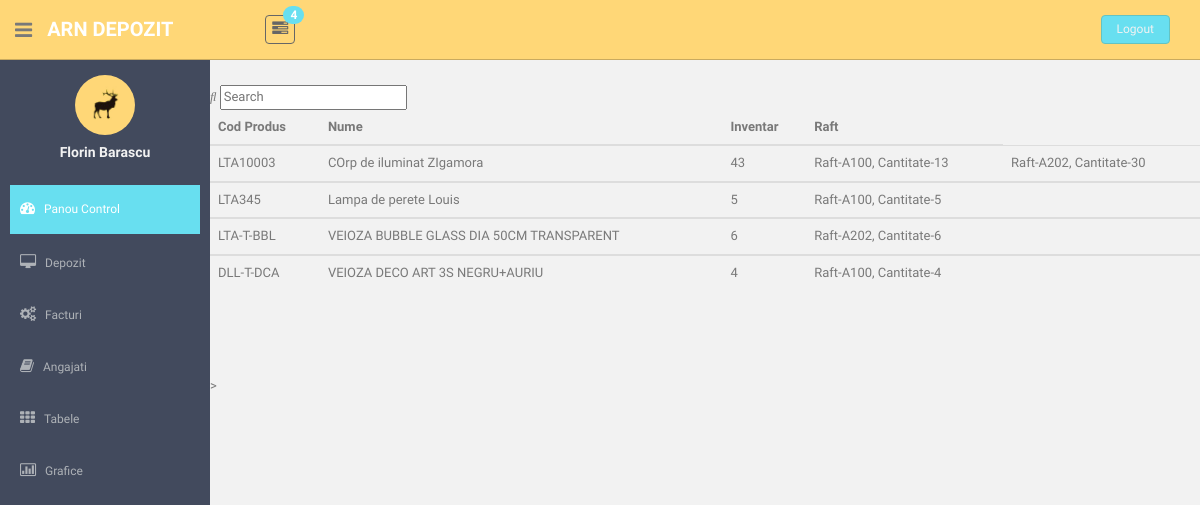
The app's page /depozit/, older data.
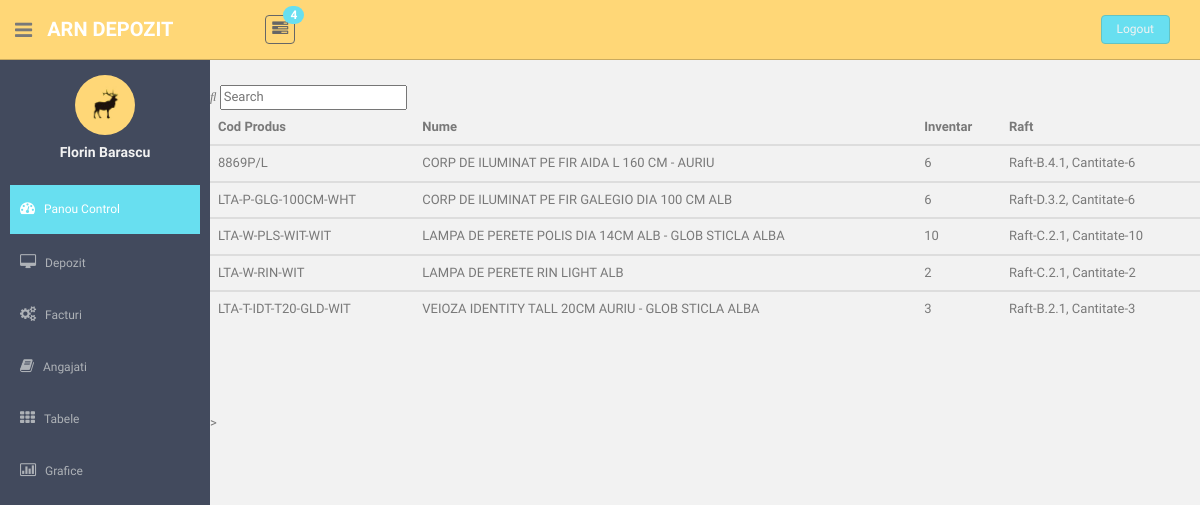
The same page, newer data.
### Produse/models.py (models this page shows, shortened)
class Produs(models.Model):
    cod_produs = models.CharField(max_length=50, primary_key=True)
    nume = models.CharField(max_length=200, blank=False)
    inaltime = models.IntegerField()
    latime = models.IntegerField()
    lungime = models.IntegerField()
    producator = models.ForeignKey(Producator, on_delete=models.DO_NOTHING)
    class Meta:
        ordering = ['nume']

### Depozit/models.py (models this page shows, shortened)
class Raft(models.Model):
    nume = models.CharField(max_length=10, blank=False)
    depozit = models.ForeignKey(Depozit, on_delete=models.CASCADE)
    class Meta:
        ordering = ['nume']

### Depozit/views.py (the view)
# urls.py: path('',DepozitDetails.as_view(), name='detalii_depozit'),
class DepozitDetails(View):
    model_class = Produs
    def get(self,request):
        url_patterns = request.GET.get('q')
        lista_produse = []
        if url_patterns:
            produse = self.model_class.objects.filter(nume__icontains=url_patterns)
            produse = self.model_class.objects.filter(cod_produs__icontains=url_patterns)
        else:
            produse = self.model_class.objects.all()
        for pr in produse:
            dict_produs = {}
            if pr.productset_set.count():
                dict_produs['cod'] = pr.cod_produs
                dict_produs['nume'] = pr.nume
                for prs in pr.productset_set.all():
                    if 'cantitate' not in dict_produs:
                        dict_produs['cantitate'] = prs.cantitate
                    else:
                        dict_produs['cantitate'] = dict_produs['cantitate'] + prs.cantitate
                    if 'raft' not in dict_produs:
                        dict_produs['raft'] = {prs.raft.nume:prs.cantitate}
                    else:
                        if prs.raft.nume not in dict_produs['raft'].keys():
                            dict_produs['raft'][prs.raft.nume] = prs.cantitate
                        else:
                            dict_produs['raft'][prs.raft.nume] = dict_produs['raft'][prs.raft.nume] + prs.cantitate
            if len(dict_produs) > 0:
                lista_produse.append(dict_produs)
        does_req_accepts_json = request.accepts("aplication/json")
        is_ajax_request = request.headers.get("x-requested_with") == "XMLHttpRequest" and does_req_accepts_json
        if is_ajax_request:
            html = render_to_string(template_name='produse_search_result.html',context={"produse":lista_produse})
            data_dict = {"html_from_view":html}
            return JsonResponse(data=data_dict,safe=False)
        return render(request,template_name='Depozit/depozit_details.html',context={"produse":lista_produse})

### Depozit/templates/Depozit/depozit_details.html (shortened to what this page needs)
{% extends parent_template|default:'Depozit/depozit_base.html' %}
{% load static %}
{% block content %}
    <section id="main-content">
        <section class="wrapper">
              <div class="row mt">
                   <div class="col-6 align-left">
                        <i id="search-icon" class="fas fa-search"></i>
                        <input id="user-input" placeholder="Search">
                   </div>
                  <div id="replaceable-content" class="col-6">
                    {% include 'produse_search_result.html' %}
                  </div>
                <div class="col-md-12 col-sm-8 mb">
                </div>
                <div class="col-md-4 mb">
                </div>
            </div>
        </section>>
    </section>>
{% endblock content %}

### Depozit/templates/Depozit/depozit_base.html
{% extends parent_template|default:'navbar_sidebar.html' %}

### templates/navbar_sidebar.html (shortened to what this page needs)
{% load static %}
<!DOCTYPE html>
<html lang="en">
  <head>
    <link href="{% static 'css/bootstrap.css' %}" rel="stylesheet">
    <link href="{% static 'font-awesome/css/font-awesome.css' %}" rel="stylesheet" />
    <link rel="stylesheet" type="text/css" href="{% static 'css/zabuto_calendar.css' %}">
    <link rel="stylesheet" type="text/css" href="{% static 'js/gritter/css/jquery.gritter.css' %}" />
    <link rel="stylesheet" type="text/css" href="{% static 'lineicons/style.css' %}">
    <link href="{% static 'css/style.css' %}" rel="stylesheet">
    <link href="{% static 'css/style-responsive.css' %}" rel="stylesheet">
  </head>
  <body>
  <section id="container" >
      <header class="header black-bg">
              <div class="sidebar-toggle-box">
                  <div class="fa fa-bars tooltips" data-placement="right" data-original-title="Toggle Navigation"></div>
              </div>
            <a href="index.html" class="logo"><b>ARN Depozit</b></a>
            <div class="nav notify-row" id="top_menu">
                <ul class="nav top-menu">
                    <li class="dropdown">
                        <a data-toggle="dropdown" class="dropdown-toggle" href="index.html#">
                            <i class="fa fa-tasks"></i>
                            <span class="badge bg-theme">4</span>
                        </a>
                    </li>
                </ul>
            </div>
            <div class="top-menu">
            	<ul class="nav pull-right top-menu">
                    <li><a class="logout" href="login.html">Logout</a></li>
            	</ul>
            </div>
        </header>
      <aside>
          <div id="sidebar"  class="nav-collapse ">
              <ul class="sidebar-menu" id="nav-accordion">
              	  <p class="centered"><a href="profile.html"><img src="{% static 'assets/img/ui-sam.jpg' %}" class="img-circle" width="60"></a></p>
              	  <h5 class="centered">Florin Barascu</h5>
                  <li class="mt">
                      <a class="active" href="{% url 'lista_produse' %}">
                          <i class="fa fa-dashboard"></i>
                          <span>Panou Control</span>
                      </a>
                  </li>
                  <li class="sub-menu">
                      <a href="{% url 'detalii_depozit' %}" >
                          <i class="fa fa-desktop"></i>
                          <span>Depozit</span>
                      </a>
                  </li>
                  <li class="sub-menu">
                      <a href="javascript:;" >
                          <i class="fa fa-cogs"></i>
                          <span>Facturi</span>
                      </a>
                  </li>
                  <li class="sub-menu">
                      <a href="javascript:;" >
                          <i class="fa fa-book"></i>
                          <span>Angajati</span>
                      </a>
                  <li class="sub-menu">
                      <a href="javascript:;" >
                          <i class="fa fa-th"></i>
                          <span>Tabele</span>
                      </a>
                  </li>
                  <li class="sub-menu">
                      <a href="javascript:;" >
                          <i class=" fa fa-bar-chart-o"></i>
                          <span>Grafice</span>
                      </a>
                  </li>
              </ul>
          </div>
      </aside>
      {% block content %}
      {% endblock content %}

### templates/produse_search_result.html
{% if produse %}
    <table class="table table-dark">
      <thead>
        <tr>
          <th scope="col">Cod Produs</th>
          <th scope="col">Nume</th>
          <th scope="col">Inventar</th>
            <th scope="col">Raft</th>
        </tr>
      </thead>
        <tbody>
            {% for produs in produse %}
            <td>{{produs.cod}}</td>
            <td>{{produs.nume}}</td>
            <td>{{produs.cantitate}}</td>
            {% for key,value in produs.raft.items %}
            <td>Raft-{{key}}, Cantitate-{{value}}</td>
            {% endfor %}
        </tbody>
        {% endfor %}
    </table>
{% endif %}

### static/css/style.css (style rules this page uses)
body { color: #797979; background: #f2f2f2; font-family: 'Ruda', sans-serif; padding: 0px !important; margin: 0px !important; font-size:13px; }
ul li { list-style: none; }
a, a:hover, a:focus { text-decoration: none; outline: none; }
#container { width: 100%; height: 100%; }
.bg-theme { background-color: #68dff0; }
.centered { text-align: center; }
.mt { margin-top: 25px; }
.mb { margin-bottom: 25px; }
ul.top-menu > li > .logout { color: #f2f2f2; font-size: 12px; border-radius: 4px; -webkit-border-radius: 4px; border: 1px solid #64c3c2 !important; padding: 5px 15px; margin-right: 15px; background: #68dff0; margin-top: 15px; }
#sidebar { width: 210px; height: 100%; position: fixed; background: #424a5d; }
#sidebar h5 { color: #f2f2f2; font-weight: 700; }
#sidebar ul li { position: relative; }
ul.sidebar-menu , ul.sidebar-menu li ul.sub { margin: -2px 0 0; padding: 0; }
ul.sidebar-menu { margin-top: 75px; }
ul.sidebar-menu li { margin-bottom: 5px; margin-left:10px; margin-right:10px; }
ul.sidebar-menu li.sub-menu { line-height: 15px; }
ul.sidebar-menu li a span { display: inline-block; }
ul.sidebar-menu li a { color: #aeb2b7; text-decoration: none; display: block; padding: 15px 0 15px 10px; font-size: 12px; outline: none; -webkit-transition: all 0.3s ease; -moz-transition: all 0.3s ease; -o-transition: all 0.3s ease; -ms-transition: all 0.3s ease; transition: all 0.3s ease; }
ul.sidebar-menu li a.active, ul.sidebar-menu li a:hover, ul.sidebar-menu li a:focus { background: #68dff0; color: #fff; display: block; -webkit-transition: all 0.3s ease; -moz-transition: all 0.3s ease; -o-transition: all 0.3s ease; -ms-transition: all 0.3s ease; transition: all 0.3s ease; }
ul.sidebar-menu li a i { font-size: 15px; padding-right: 6px; }
ul.sidebar-menu li a.active i { color: #fff; }
#main-content { margin-left: 210px; }
.header, .footer { min-height: 60px; padding: 0 15px; }
.header { position: fixed; left: 0; right: 0; z-index: 1002; }
.black-bg { background: #ffd777; border-bottom: 1px solid #c9aa5f; }
.wrapper { display: inline-block; margin-top: 60px; padding-left: 15px; padding-right: 15px; padding-bottom: 15px; padding-top: 0px; width: 100%; }
a.logo { font-size: 20px; color: #ffffff; float: left; margin-top: 15px; text-transform: uppercase; }
a.logo b { font-weight: 900; }
#top_menu .nav > li, ul.top-menu > li { float: left; }
.notify-row { float: left; margin-top: 15px; margin-left: 92px; }
ul.top-menu > li > a { color: #666666; font-size: 16px; border-radius: 4px; -webkit-border-radius: 4px; border:1px solid #666666 !important; padding: 2px 6px; margin-right: 15px; }
.notify-row .badge { position: absolute; right: -10px; top: -10px; z-index: 100; }
.sidebar-toggle-box { float: left; padding-right: 15px; margin-top: 20px; }
.sidebar-toggle-box .fa-bars { cursor: pointer; display: inline-block; font-size: 20px; }

Row changes from the older to the newer data that the page shows:
removed Produs: cod "LTA10003", nume "COrp de iluminat ZIgamora"
no longer on this page (row edited): Raft: raft "A100" "A100" "A100"
no longer on this page (row edited): Raft: raft "A202" "A202"
removed Produs: cod "LTA345", nume "Lampa de perete Louis"
removed Produs: cod "LTA-T-BBL", nume "VEIOZA BUBBLE GLASS DIA 50CM TRANSPARENT"
removed Produs: cod "DLL-T-DCA", nume "VEIOZA DECO ART 3S NEGRU+AURIU"
added Produs: cod "8869P/L", nume "CORP DE ILUMINAT PE FIR AIDA L 160 CM - AURIU"
added Raft: raft "B.4.1"
added Produs: cod "LTA-P-GLG-100CM-WHT", nume "CORP DE ILUMINAT PE FIR GALEGIO DIA 100 CM ALB"
added Raft: raft "D.3.2"
added Produs: cod "LTA-W-PLS-WIT-WIT", nume "LAMPA DE PERETE POLIS DIA 14CM ALB - GLOB STICLA ALBA"
added Raft: raft "C.2.1" "C.2.1"
added Produs: cod "LTA-W-RIN-WIT", nume "LAMPA DE PERETE RIN LIGHT ALB"
added Produs: cod "LTA-T-IDT-T20-GLD-WIT", nume "VEIOZA IDENTITY TALL 20CM AURIU - GLOB STICLA ALBA"
added Raft: raft "B.2.1"
Text that changed along with them:
new list line: "6 Raft- , Cantitate- 6"
new list line: "10 Raft- , Cantitate- 10"
new list line: "2 Raft- , Cantitate- 2"
new list line: "3 Raft- , Cantitate- 3"
list line gone: "43 Raft- , Cantitate- 13 Raft- , Cantitate- 30"
list line gone: "5 Raft- , Cantitate- 5"
list line gone: "6 Raft- , Cantitate- 6"
list line gone: "4 Raft- , Cantitate- 4"
